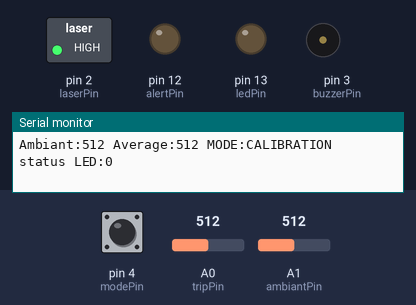
Simulated run of this sketch. Board: Arduino Uno, built with avr-gcc and run on an emulated ATmega328P. On the bench: switched loads named in the sketch (green lamp = pin HIGH), output pins drawn as LEDs (lit = HIGH), buzzer (waves = sounding, pin HIGH), the last lines printed to the serial monitor. Inputs (shaded band) come from the test bench; at power-on: pin 4 (modePin) LOW, A1 (ambiantPin) = 512, A0 (tripPin) = 512.

Above: at 1.2 s.
1.3 s: pin 4 (modePin) pulled HIGH for 1 s
At 1.53 s:
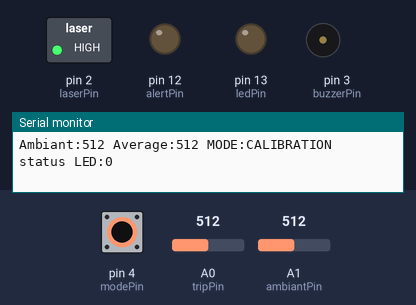
4.3 s: A1 (ambiantPin) set to 527
At 5.1 s:
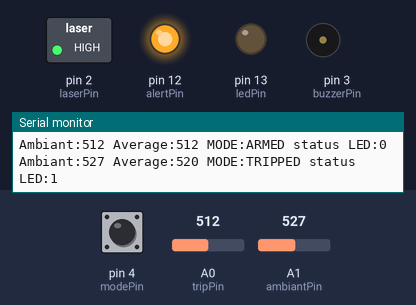
7.3 s: pin 4 (modePin) pulled HIGH for 0.15 s
At 8.6 s:
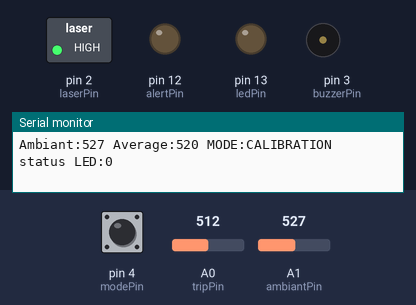
10.4 s: A0 (tripPin) set to 885
13.4 s: A0 (tripPin) set to 918
At 14.2 s:
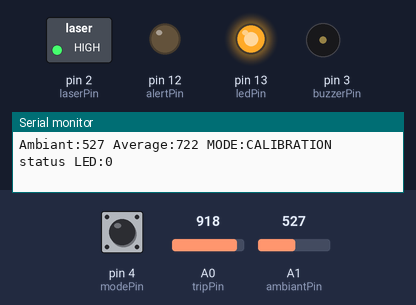
14.9 s: pin 4 (modePin) pulled HIGH for 0.15 s
At 16.4 s:
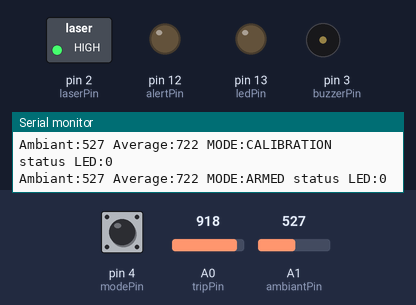
Timing chart, 0 to 17.5 s (numbered marks = the images above; inputs shaded):
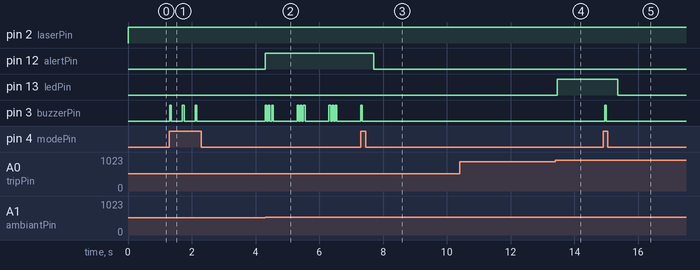

The sketch:

sketch_apr22a.ino
```cpp
// 5 pins trip wire

// Variables
int mode = 0; //Starts device in calibration mode
int ambiant;
int laser = 1000; // The light value I get when using my laser
int minLight = 900;
int makeBeep = 1; //0 for no beep, 1 for beep!
int atAverage;
int tripped;
long millisCount;

// Output Pins
int laserPin = 2; //Laser emitter
int alertPin = 12; //LED that shows if laser has been tripped
int ledPin = 13; //LED that shows if the laser is working during calibration mode
int buzzerPin = 3; //Buzzer that goes off when the laser is tripped
String  modeNames[3] = {"CALIBRATION","ARMED","TRIPPED"}; // array of the different modes

// Input Pins
int modePin = 4;
int tripPin = A0;
int ambiantPin = A1;


void setup() {
  pinMode(alertPin, OUTPUT);
  pinMode(laserPin, OUTPUT);
  pinMode(ledPin, OUTPUT);
  pinMode(buzzerPin, OUTPUT);
  pinMode(modePin, INPUT);
  Serial.begin(9600);
}


void loop() {

  // Changes modes when the button is pushed
  if (digitalRead(modePin) == 1) {
    laser = analogRead(tripPin);
    mode=mode + 1;
    if (mode >= 2) {
      mode = 0;
    }
    beep(1);
    delay(300);
    digitalWrite(ledPin,LOW);
    digitalWrite(alertPin,LOW);
    tripped = 0;
  }


  //sets up the different modes and allows for them to be switched between
  switch (mode) {
    case 0: //calibration
      digitalWrite(laserPin,HIGH);

      ambiant = analogRead(ambiantPin);
      laser = analogRead(tripPin);
      atAverage = ambiant + ((laser - ambiant)/2);
      stats();

      if (laser  >= minLight) {
        digitalWrite(ledPin,HIGH);
      } else {
        digitalWrite(ledPin,LOW);
      }
    break;

    case 1: // Armed
      digitalWrite(laserPin,HIGH);
      digitalWrite(ledPin,LOW);
      ambiant = analogRead(ambiantPin);
      atAverage = ambiant + ((laser - ambiant)/2);
      if (analogRead(tripPin) < atAverage) {
        mode = 2;
        tripped = 1;
      }
      if ((millis() - millisCount) >= 3000) {
        millisCount = millis();
        stats();
      }
      if (tripped > 0){
        digitalWrite(alertPin, HIGH);
      }
    break;

    case 2: //Triped
      if ((millis() - millisCount) >= 1000) {
        millisCount = millis();
        stats();
        beep(3);
        mode = 1;
        tripped = 1;
      }
      if (tripped > 0){
        digitalWrite(alertPin, HIGH);
      }
    break;
    }


  delay(1);
}

//Beeps while laser is broken
void beep(int qty) {
  int count;
  if (makeBeep == 1) {
    for (count = 1;count<=qty;count++) {
      digitalWrite(buzzerPin, HIGH);
      delay(50);
      digitalWrite(buzzerPin, LOW);
      delay(50);
    }
  }
}

//Writes info out to the serial port
void stats() {
  Serial.print("Ambiant:");
  Serial.print(ambiant);
  Serial.print(" Average:");
  Serial.print(atAverage);
  Serial.print(" MODE:");
  Serial.print(modeNames[mode]);
  Serial.print(" status LED:");
  Serial.print(tripped);
  Serial.println("");
}
```

Measured:
- the behaviour switches between 512 and 513 on A1 (ambiantPin) (found by bisection; images 1 and 2)
- the behaviour switches between 899 and 900 on A0 (tripPin) (found by bisection; images 3 and 4)
- after the input at 1.3 s, pin 3 (buzzerPin): alternates HIGH for 0.05 s and LOW for 0.35 s, 6 changes in all, then stays LOW, starting at once
- after the input at 4.3 s, pin 12 (alertPin): LOW → HIGH at once; pin 3 (buzzerPin): LOW → HIGH at once, then repeats every 1.0 s: 2 × (LOW 0.05 s, HIGH 0.05 s), LOW 0.75 s, HIGH 0.05 s
- after the input at 7.3 s, pin 12 (alertPin): HIGH → LOW after 0.40 s; pin 3 (buzzerPin): goes on until 7.4 s, then stays LOW
- after the input at 13.4 s, pin 13 (ledPin): LOW → HIGH after 0.07 s
- after the input at 14.9 s, pin 13 (ledPin): HIGH → LOW after 0.46 s; pin 3 (buzzerPin): LOW → HIGH after 0.06 s, → LOW 0.05 s later
